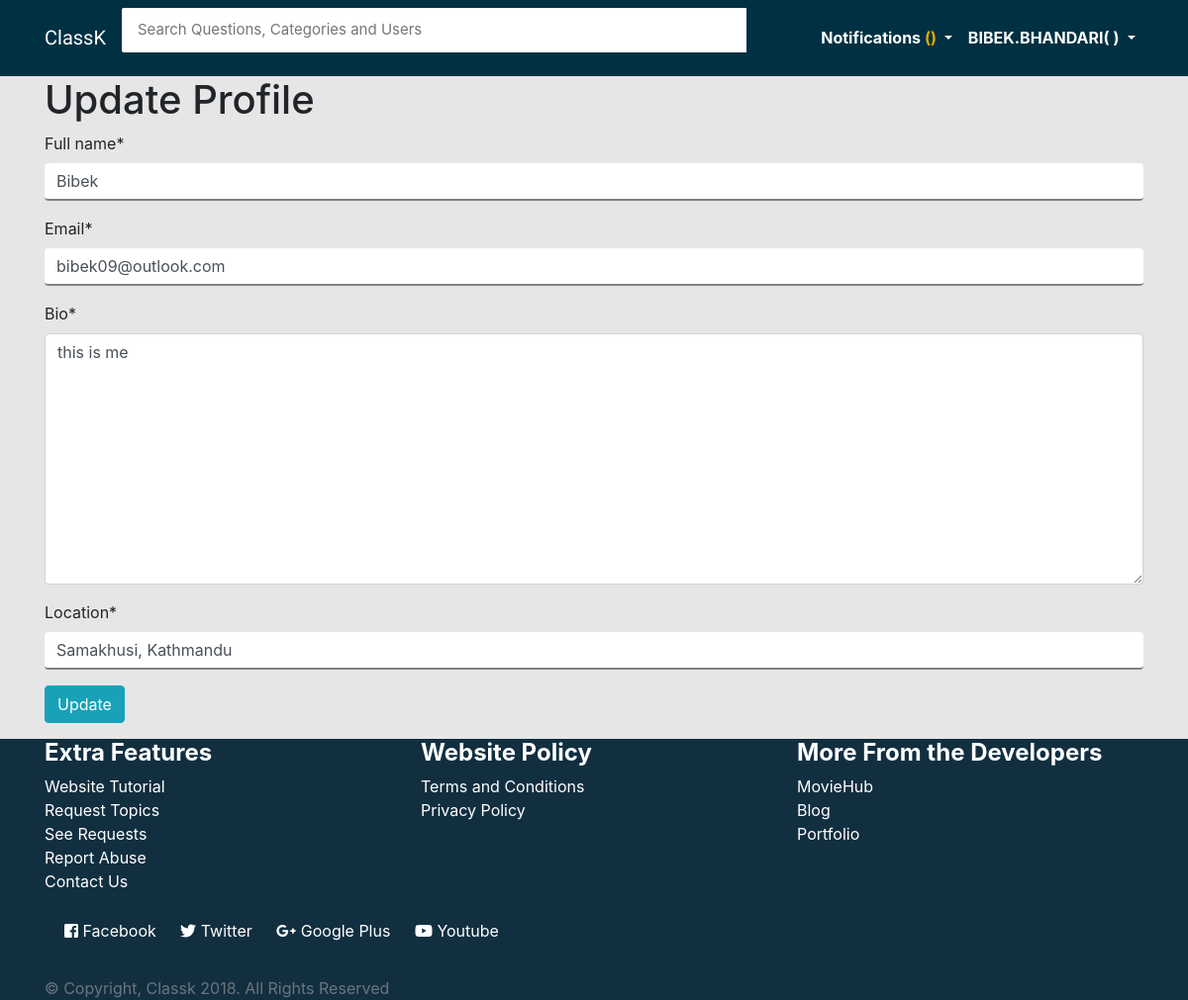
Page /accounts/update-profile/bibek.bhandari/ (signed in) on the committed database.
### account/models.py (models this page shows, shortened)
class Profile(models.Model):
    GENDER_CHOICES = (
        ('Male', 'Male'),
        ('Female', 'Female'),
        ('Other', 'Other'),
    )
    user = models.OneToOneField(User, on_delete=models.CASCADE)
    full_name = models.CharField(max_length=250, default=None, null=True)
    email = models.EmailField(max_length=100, default=None, null=True)
    gender = models.CharField(choices=GENDER_CHOICES, max_length=8, default=None, null=True)
    bio = models.TextField(max_length=500, default=None, null=True)
    location = models.CharField(max_length=30, default=None, null=True)
    birth_date = models.DateField(null=True,)
    points = models.IntegerField(default=0)
    viewes = models.IntegerField(default=0)

### account/views.py (the view)
# urls.py: url(r'^update-profile/(?P<user>[.\-\w]+)/$', views.update_profile, name='update_profile'),
def update_profile(request, user):
    if request.user.is_authenticated:
        user_info = User.objects.get(username=user)
        profile = Profile.objects.get(user_id=user_info.id)
        if request.user == profile.user:
            if request.method == 'POST':
                form = UpdateProfileForm(request.POST or None, instance=profile)
                if form.is_valid():
                    form.save()
                    return HttpResponseRedirect('/accounts/profile/%s' %user)
            else:
                form = UpdateProfileForm(request.POST or None, instance=profile)
            return render(request, 'account/update-account.html', {'form': form})
        else:
            return redirect('main:home')
    else:
        return redirect("main:home")

### account/forms.py
class UpdateProfileForm(forms.ModelForm):
    class Meta:
        model = Profile
        fields = ('full_name', 'email', 'bio', 'location', )

### account/templates/account/update-account.html (shortened to what this page needs)
{% extends 'main/base.html' %}
{% load crispy_forms_tags %}
{% block content %}
<div class="container">
    <h1>Update Profile</h1>
    <form action="" method="post">{% csrf_token %}
        {{ form | crispy}}
        <input type="submit" value="Update" class="btn btn-md btn-info">
    </form>
</div>
{% endblock %}

### main/templates/main/base.html (shortened to what this page needs)
<html lang="en">
<head>
    <link href="https://maxcdn.bootstrapcdn.com/bootstrap/4.0.0/css/bootstrap.min.css" rel="stylesheet"
> {% load static %}
    <link rel="stylesheet" href="{% static 'css/main.css' %}">
    <link href="https://maxcdn.bootstrapcdn.com/font-awesome/4.7.0/css/font-awesome.min.css" rel="stylesheet"
>
</head>
<body>
    <header>
        <nav class="navbar navbar-expand-lg navbar-light" style="background-color:#003143;">
            <div class="container">
                <a class="navbar-brand text-white" href="{% url 'main:home' %}" id="brand">ClassK</span>
                </a>
                <div class="collapse navbar-collapse" id="navbarNav">
                    <div class="bam-navbar-search smallsearch col-sm-8 col-xs-11">
                        <form action="{% url 'main:home' %}" method="get" class="row">
                            <input class="bam-navbar-input col-md-11" type="search" placeholder="Search Questions, Categories and Users" name="q" , value="">
                        </form>
                    </div>
                    <ul class="nav navbar-nav ml-auto w-100 justify-content-end" id="item">
                        {% if user.is_authenticated %}
                        <li class="nav-item dropdown">
                            <a class="nav-link dropdown-toggle" href="#" id="navbarDropdownMenuLink" data-toggle="dropdown" aria-haspopup="true" aria-expanded="false"
                                style="color:white;">
                                <strong>Notifications
                                    <span style="color:#E0A800;">({{ notif_counts }})</span>
                                </strong>
                            </a>
                        </li>
                        <li class="nav-item dropdown">
                            <a class="nav-link dropdown-toggle" href="#" id="navbarDropdownMenuLink" data-toggle="dropdown" aria-haspopup="true" aria-expanded="false"
                                style="color:white;">
                                <strong> {{ user.username|upper }}( {{ score }} )</strong>
                            </a>
                        </li>
                        {% endif %}
                    </ul>
                </div>
            </div>
        </nav>
    </header>
    {% block content %} {% endblock %}
    <footer class="footer">
        <div class="container" id="contents-footer">
            <div class="row">
                <div class="col-md-4">
                    <h4>
                        <strong>Extra Features</strong>
                    </h4>
                    <ul class="list-contents">
                        <a href="{% url 'main:tutorial' %}">
                            <li>Website Tutorial</li>
                        </a>
                        <a href="{% url 'main:request_topic' %}">
                            <li>Request Topics</li>
                        </a>
                        <a href="{% url 'main:display_request' %}">
                            <li>See Requests</li>
                        </a>
                        <a href="#">
                            <li>Report Abuse</li>
                        </a>
                        <a href="{% url 'main:contact' %}">
                            <li> Contact Us</li>
                        </a>
                    </ul>
                </div>
                <div class="col-md-4">
                    <h4>
                        <strong>Website Policy</strong>
                    </h4>
                    <ul class="list-contents">
                        <a href="#">
                            <li>Terms and Conditions</li>
                        </a>
                        <a href="#">
                            <li>Privacy Policy</li>
                        </a>
                    </ul>
                </div>
                <div class="col-md-4">
                    <h4>
                        <strong>More From the Developers</strong>
                    </h4>
                    <ul class="list-contents">
                        <a href="#">
                            <li>MovieHub</li>
                        </a>
                        <a href="#">
                            <li>Blog</li>
                        </a>
                        <a href="#">
                            <li>Portfolio</li>
                        </a>
                    </ul>
                </div>
            </div>
            <div class="social-media-links">
                <a href="https://www.facebook.com/whysoserious13" target="_blank"> <i class="fab fa-facebook-square"></i> Facebook</a>
                <a href="https://twitter.com/techinov22" target="_blank"> <i class="fab fa-twitter"></i>  Twitter</a>
                <a href="https://plus.google.com/u/0/113475651357673842065" target="_blank"> <i class="fab fa-google-plus-g"></i>  Google Plus</a>
                <a href="https://www.youtube.com/c/onthir" target="_blank"> <i class="fab fa-youtube"></i>  Youtube</a>
            </div>
             <br>
            <span class="text-muted text-center">&copy; Copyright, Classk 2018. All Rights Reserved</span>
        </div>
    </footer>
</body>
</html>

### account/static/css/main.css (style rules this page uses)
body { background: #e6e6e6; }
.bam-navbar-input { padding: 11px 16px; border-radius: 2px 0 0 2px; border: 0 none; outline: 0 none; font-size: 15px; }
#brand { font-family: 'Francois One', sans-serif; }
input[type=text] { border: none; border-bottom: 2px solid grey; }
input[type=email] { border: none; border-bottom: 2px solid grey; }
#contents-footer { color: white; }
.footer { background-color: #122f40; }
.list-contents li { list-style-type: none; }
.list-contents a { text-decoration: none; color: white; }
ul { padding: 0; }
.social-media-links { padding: 10px; }
.social-media-links a { text-decoration: none; color: white; padding: 10px; }

### rows in the picture
Profile: full_name "Bibek", email "bibek09@outlook.com", bio "this is me", location "Samakhusi, Kathmandu"

### other values in the picture
{{ user.username|upper }} "BIBEK.BHANDARI"
